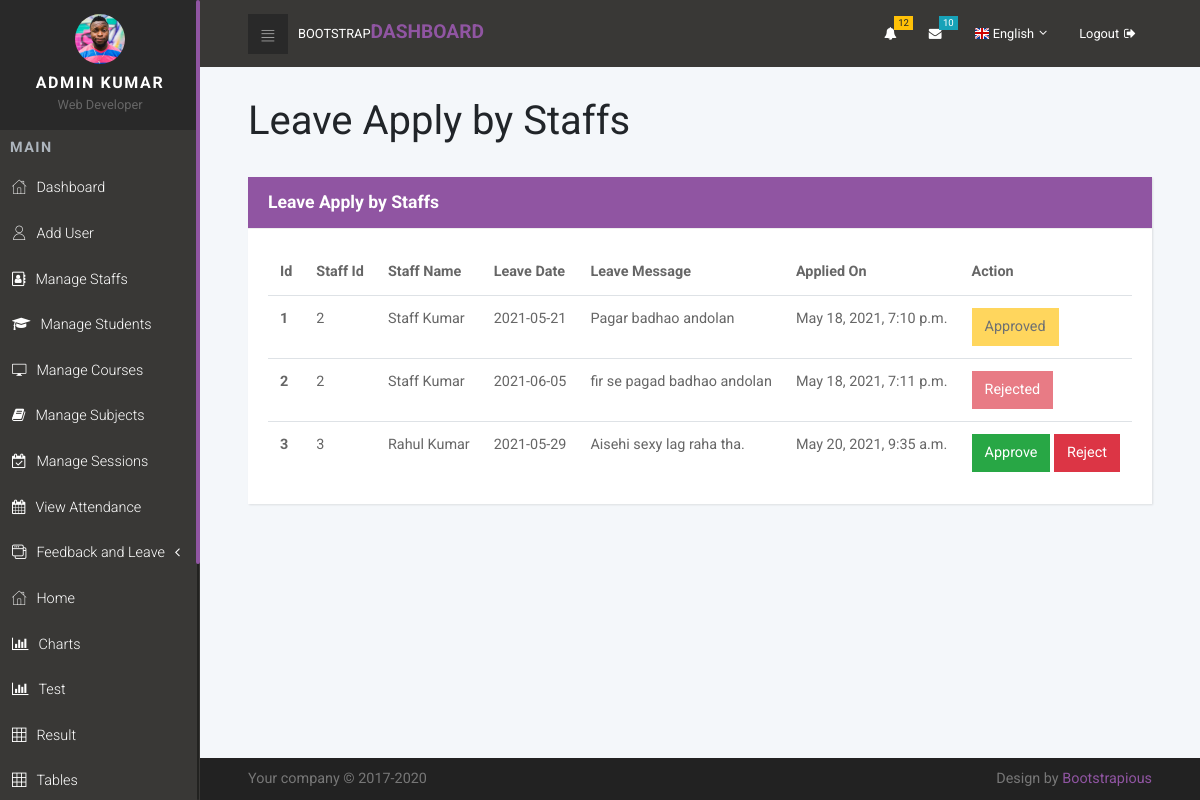
Page /staff_leave/ (signed in) on the committed database.
### sms_app/models.py (models this page shows, shortened)
class Staff_Leave(models.Model):
    id = models.AutoField(primary_key=True)
    staff_id = models.ForeignKey(Staff, on_delete=models.CASCADE)
    leave_date = models.CharField(max_length=50)
    message = models.TextField()
    date_created = models.DateTimeField( auto_now_add=True )
    date_updated = models.DateTimeField( auto_now=True )
    status = models.IntegerField(default=0, validators=[MaxValueValidator(2), MinValueValidator(0)])

class Staff(models.Model):
    id = models.AutoField(primary_key = True)
    user = models.OneToOneField(User, on_delete = models.CASCADE)
    profile_pic = models.ImageField(default = "", null = True, blank = True)
    address = models.TextField(null = True)
    date_joined = models.DateField(auto_now_add = True)
    last_login = models.DateField(auto_now = True)

### accounts/decorators.py (the view, shortened to what this page needs)
        def wrapper_func(request, *args, **kwargs):
            group = None
            if request.user.groups.exists():
                group = request.user.groups.all()[0].name
            if group in allowed_roles:
                return view_func(request, *args, **kwargs)

### sms_app/HODviews.py (called while the page is built)
@login_required
@allowed_users(allowed_roles=['hod'])
def staff_leave_view(request):
    leaves = Staff_Leave.objects.all()
    context = {
        'leaves': leaves
    }
    return render(request, 'HOD/staff_leave.html', context)

### templates/HOD/staff_leave.html (shortened to what this page needs)
{% extends 'HOD/base.html' %}
{% load static %}
{% block content %}
<section>
    <div class="container-fluid">
        <header style="margin-bottom: -30px;">
            <h1 class="h3 display" style="font-size: 40px;">Leave Apply by Staffs</h1><br>
        </header>
        <div class="row">
            <div class="col-lg-12">
              <div class="card">
                <div class="card-header back_color">
                    <h4 class="card-title ">Leave Apply by Staffs</h4>
                </div>
                <div class="card-body">
                  <div class="table-responsive">
                    <table class="table">
                      <thead>
                        <tr>
                          <th>Id</th>
                          <th>Staff Id</th>
                          <th>Staff Name</th>
                          <th>Leave Date</th>
                          <th>Leave Message</th>
                          <th>Applied On</th>
                          <th>Action</th>
                        </tr>
                      </thead>
                      <tbody>
                        {% for leave in leaves %}
                        <tr>
                          <th scope="row">{{leave.id}}</th>
                          <td>{{leave.staff_id.id}}</td>
                          <td>{{leave.staff_id.user.first_name}} {{leave.staff_id.user.last_name}}</td>
                          <td>{{leave.leave_date}}</td>
                          <td>{{leave.message}}</td>
                          <td>{{leave.date_created}}</td>
                          <td>
                            {% if leave.status == 0 %}
                            <a href="{% url 'staff_leave_approve' leave.id %}" class="btn btn-success">Approve</a>
                            <a href="{% url 'staff_leave_reject' leave.id %}" class="btn btn-danger">Reject</a>
                            {% elif leave.status == 1 %}
                            <button class="btn btn-warning" style="cursor: not-allowed;"  disabled>Approved</button>
                            {% else %}
                            <button class="btn btn-danger" style="cursor: not-allowed;"  disabled>Rejected</button>
                            {% endif %}
                          </td>
                        </tr>
                        {% endfor %}
                      </tbody>
                    </table>
                  </div>
                </div>
              </div>
            </div>
        </div>
    </div>
</section>
{% endblock %}

### templates/HOD/navbar.html (shortened to what this page needs)
{% load static %}
<nav class="side-navbar">
    <div class="side-navbar-wrapper">
        <div class="sidenav-header d-flex align-items-center justify-content-center">
            <div class="sidenav-header-inner text-center"><img src="{% static 'img/avatar-7.jpg' %}" alt="person"
                    class="img-fluid rounded-circle">
                <h2 class="h5">{{request.user.first_name}} {{request.user.last_name}}</h2><span>Web Developer</span>
            </div>
        </div>
        <div class="main-menu">
            <h5 class="sidenav-heading">Main</h5>
            <ul id="side-main-menu" class="side-menu list-unstyled">
                <li><a href="{% url 'hod_dashboard' %}"> <i class="icon-home"></i>Dashboard </a></li>
                <li><a href="{% url 'register_user' %}"> <i class="icon-user"></i>Add User </a></li>
                <li><a href="{% url 'manage_staff_view' %}"> <i class="fa fa-address-book-o"></i>Manage Staffs </a></li>
                <li><a href="{% url 'manage_student_view' %}"> <i class="fa fa-graduation-cap"></i>Manage Students </a></li>
                <li><a href="{% url 'manage_courses_view' %}"> <i class="icon-screen"></i>Manage Courses </a></li>
                <li><a href="{% url 'manage_subjects_view' %}"> <i class="fa fa-book"></i>Manage Subjects </a></li>
                <li><a href="{% url 'manage_sessions_view' %}"> <i class="fa fa-calendar-check-o"></i>Manage Sessions </a></li>
                <li><a href="{% url 'view_attendance' %}"> <i class="fa fa-calendar"></i>View Attendance </a></li>
                <li><a href="#exampledropdownDropdown" aria-expanded="false" data-toggle="collapse"> <i class="icon-interface-windows"></i>Feedback and Leave </a>
                </li>
                <li><a href="{% url 'admin_dashboard' %}"> <i class="icon-home"></i>Home </a></li>
                <li><a href="{% url 'charts_view' %}"> <i class="fa fa-bar-chart"></i>Charts </a></li>
                <li><a href="{% url 'test-view' %}"> <i class="fa fa-bar-chart"></i>Test </a></li>
                <li><a href="{% url 'result-view' %}"> <i class="icon-grid"></i>Result </a></li>
                <li><a href="{% url 'tables_view' %}"> <i class="icon-grid"></i>Tables </a></li>
            </ul>
        </div>
    </div>
</nav>
<div class="page">
    <header class="header">
        <nav class="navbar">
            <div class="container-fluid">
                <div class="navbar-holder d-flex align-items-center justify-content-between">
                    <div class="navbar-header"><a id="toggle-btn" href="#" class="menu-btn"><i class="icon-bars">
                            </i></a><a href="index.html" class="navbar-brand">
                            <div class="brand-text d-none d-md-inline-block"><span>Bootstrap </span><strong
                                    class="text-primary">Dashboard</strong></div>
                        </a></div>
                    <ul class="nav-menu list-unstyled d-flex flex-md-row align-items-md-center">
                        <li class="nav-item dropdown"> <a id="notifications" rel="nofollow" data-target="#" href="#"
                                data-toggle="dropdown" aria-haspopup="true" aria-expanded="false" class="nav-link"><i
                                    class="fa fa-bell"></i><span class="badge badge-warning">12</span></a>
                        </li>
                        <li class="nav-item dropdown"> <a id="messages" rel="nofollow" data-target="#" href="#"
                                data-toggle="dropdown" aria-haspopup="true" aria-expanded="false" class="nav-link"><i
                                    class="fa fa-envelope"></i><span class="badge badge-info">10</span></a>
                        </li>
                        <li class="nav-item dropdown"><a id="languages" rel="nofollow" data-target="#" href="#"
                                data-toggle="dropdown" aria-haspopup="true" aria-expanded="false"
                                class="nav-link language dropdown-toggle"><img src="{% static 'img/flags/16/GB.png' %}"
                                    alt="English"><span class="d-none d-sm-inline-block">English</span></a>
                        </li>
                        <li class="nav-item"><a href="{% url 'logout' %}" class="nav-link logout"> <span
                                    class="d-none d-sm-inline-block">Logout</span><i class="fa fa-sign-out"></i></a>
                        </li>
                    </ul>
                </div>
            </div>
        </nav>
    </header>

### static/css/custom.css (style rules this page uses)
.card-title { float: left; }
.back_color { background-color: #9055a2; color:white; }

### rows in the picture
Staff_Leave: id "1", staff_id.id "2", staff_id.user.first_name "Staff", staff_id.user.last_name "Kumar", leave_date "2021-05-21", message "Pagar badhao andolan", date_created "May 18, 2021, 7:10 p.m.", status "Approved"
Staff_Leave: id "2", staff_id.id "2", staff_id.user.first_name "Staff", staff_id.user.last_name "Kumar", leave_date "2021-06-05", message "fir se pagad badhao andolan", date_created "May 18, 2021, 7:11 p.m.", status "Rejected"
Staff_Leave: id "3", staff_id.id "3", staff_id.user.first_name "Rahul", staff_id.user.last_name "Kumar", leave_date "2021-05-29", message "Aisehi sexy lag raha tha.", date_created "May 20, 2021, 9:35 a.m.", status "Approve"

### other values in the picture
{{ request.user.first_name }} "ADMIN"
{{ request.user.last_name }} "KUMAR"
